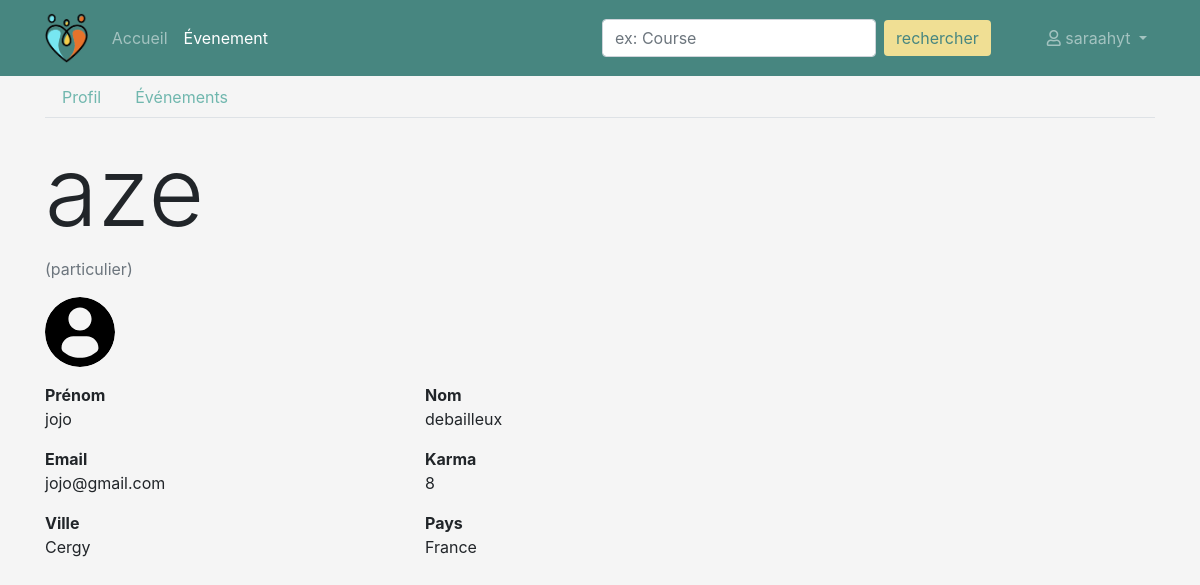
Page /profil/utilisateur/5 (signed in) on the committed database.
### persons/models.py (models this page shows, shortened)
class Person(models.Model):
    TYPE_PARTICULIER = 'particulier'
    TYPE_PROFESSIONNEL = 'professionnel'
    TYPE_CHOICES = (
        (TYPE_PARTICULIER, 'particulier'),
        (TYPE_PROFESSIONNEL, 'professionnel')
    )
    user = models.ForeignKey('users.User', on_delete=models.CASCADE)
    first_name = models.CharField('prenom', max_length=100)
    last_name = models.CharField('nom', max_length=100)
    birth_date = models.DateField('date naissance')
    address = models.CharField('adresse', max_length=250)
    zip_code = models.IntegerField('code postal')
    city = models.CharField('ville', max_length=50)
    country = models.CharField('pays', max_length=100)
    phone_number = PhoneNumberField('telephone')
    pseudo = models.CharField('pseudo', max_length=50)
    person_type = models.CharField('type', choices=TYPE_CHOICES, max_length=15)
    created_at = models.DateTimeField('crée à', auto_now=True)
    note = models.IntegerField('karma', null=True, blank=True)
    imageProfil = models.FileField('image', null=True, default='utilisateur-de-profil.svg')
    is_visible = models.BooleanField('est visible', default=False)

### users/models.py (models this page shows, shortened)
class User(AbstractBaseUser, PermissionsMixin):
    email = models.EmailField('email', max_length=254, unique=True)
    is_staff = models.BooleanField('statut staff', default=False)
    is_superuser = models.BooleanField('statut superutilisateur', default=False)
    is_active = models.BooleanField('actif', default=True)
    last_login = models.DateTimeField('dernière connexion', null=True, blank=True)
    date_joined = models.DateTimeField('date d\'inscription', auto_now_add=True)
    USERNAME_FIELD = 'email'
    EMAIL_FIELD = 'email'
    REQUIRED_FIELDS = []
    objects = UserManager()
    class Meta:
        ordering = ['email', ]
        verbose_name = 'utilisateur'
        verbose_name_plural = 'utilisateurs'

### events/views/persons.py (the view)
# urls.py: path('profil/utilisateur/<int:person_id>', ProfilShowUserView.as_view(), name='profil-show-user'),
class ProfilShowUserView(PersonView):
    def get(self, request, person_id):
        profil_person = get_person_by_id(person_id)
        user = request.user
        person = get_person_by_user(user)
        context = {
            'profil_person': profil_person,
            'user': user,
            'person': person,
            'navigation_items': navigation.navigation_items(navigation.NAV_EVENEMENT),
        }
        if get_person_by_user(user) == profil_person:
            return redirect(reverse('profil'))
        else:
            return render(request, 'persons/profil/profil_show_user.html', context)

### events/models_helpers.py (called while the page is built)
def get_person_by_user(user):
    return Person.objects.get(user=user)

def get_person_by_id(person_id):
    return Person.objects.get(pk=person_id)

### events/navigation.py (called while the page is built)
def navigation_items(selected_item=None):
    items = []
    for name, shortcut in NAV_ITEMS:
        items.append({
            'name': name,
            'url': reverse(shortcut),
            'active': True if selected_item == name else False,
        })
    return items

### events/templates/persons/profil/profil_show_user.html (shortened to what this page needs)
{% extends 'persons/base_navbar.html' %}
{% load static %}
{% block content %}
    <ul class="profil-tab nav nav-tabs">
        <li class="nav-item">
            <a class="nav-link" href="{% url 'profil-show-user' profil_person.pk %}">Profil</a>
        </li>
        <li class="nav-item">
            <a class="nav-link" href="{% url 'profil-show-events' profil_person.pk %}">Événements</a>
        </li>
    </ul>
    <div class="row my-3">
        <div class="col-md-8">
            <div>
                <h2 class="display-1">{{ profil_person.pseudo }}</h2>
                <p class="text-muted"> ({{ profil_person.person_type }})</p>
            </div>
            <img class="rounded-circle mr-5" height="70" width="70" src="{{ profil_person.imageProfil.url }}">
        </div>
    </div>
    <div class="row" >
        <div class="col-md-4">
            <p>
                <b>Prénom</b>
                <br>
                <span>{% if not profil_person.is_visible %} Informations non publiques {% else %} {{ profil_person.first_name }} {% endif %}</span>
            </p>
        </div>
        <div class="col-md-4">
            <p>
                <b>Nom</b>
                <br>
                <span>{% if not profil_person.is_visible %} Informations non publiques {% else %} {{ profil_person.last_name }} {% endif %}</span>
            </p>
        </div>
    </div>
    <div class="row">
        <div class="col-md-4">
            <p>
                <b>Email</b>
                <br>
               <span> {% if not profil_person.is_visible %}  Informations non publiques {% else %} {{ profil_person.user.email }} {% endif %}</span>
            </p>
        </div>
        <div class="col-md-4">
            <p>
                <b>Karma</b>
                <br>
                {% if profil_person.note is not None %}
                    {{ profil_person.note }}
                {% else %}
                    <span>Cette personne n'a pas de note pour le moment :(</span>
                {% endif %}
            </p>
        </div>
    </div>
    <div class="row">
        <div class="col-md-4">
            <p>
                <b>Ville</b>
                <br>
                {{ profil_person.city }}
            </p>
        </div>
        <div class="col-md-4">
            <p>
                <b>Pays</b>
                <br>
                {{ profil_person.country }}
            </p>
        </div>
    </div>
{% endblock content %}

### events/templates/persons/base_navbar.html (shortened to what this page needs)
{% extends 'persons/base.html' %}
{% load static %}
{% block header %}
    <nav class="back-nav navbar navbar-expand-lg navbar-dark bg-dark">
        <div class="container d-flex justify-content-between">
            <a class="navbar-brand" href="{% url 'home' %}"><img src="{% static 'assets/logo1.png' %}" height="50"></a>
            <div class="collapse navbar-collapse" id="navbarSupportedContent">
                <ul class="navbar-nav">
                    {% for item in navigation_items %}
                        <li class="nav-item {% if item.active %}active{% endif %}">
                            <a class="nav-link" href="{{ item.url }}">{{ item.name }}</a>
                        </li>
                    {% endfor %}
                </ul>
                <form action="{% url 'events' %}" class="form-inline my-2 my-lg-0 ml-auto mr-5" method="get">
                    <input name="q" class="form-control mr-sm-2" type="search" placeholder="ex: Course"
                           aria-label="Search">
                    <button class="search btn btn-outline-success my-2 my-sm-0" type="submit">rechercher</button>
                </form>
                <ul class="navbar-nav mr-0">
                    <li class="nav-item dropdown">
                        <a class="nav-link dropdown-toggle" href="#" id="navbarDropdownMenuLink" role="button" data-toggle="dropdown" aria-haspopup="true" aria-expanded="false">
                        <i class="far fa-user"></i> {{ person.pseudo }}
                    </a>
                    </li>
                </ul>
            </div>
        </div>
    </nav>
{% endblock %}

### events/static/css/event.css (style rules this page uses)
body { background-color: whitesmoke !important; }
.back-nav { background-color: #478680 !important; }
.search { background-color: #F0DF94 !important; color: #478680 !important; border: none !important; }
.profil-tab .nav-link { color: #70B7AE !important; }

### rows in the picture
Person: pseudo "saraahyt"
Person: pseudo "aze", person_type "particulier", imageProfil (picture), first_name "jojo", last_name "debailleux", user.email "jojo@gmail.com", note "8", city "Cergy", country "France"

### other values in the picture
{{ item.name }} "Accueil" "Évenement"
